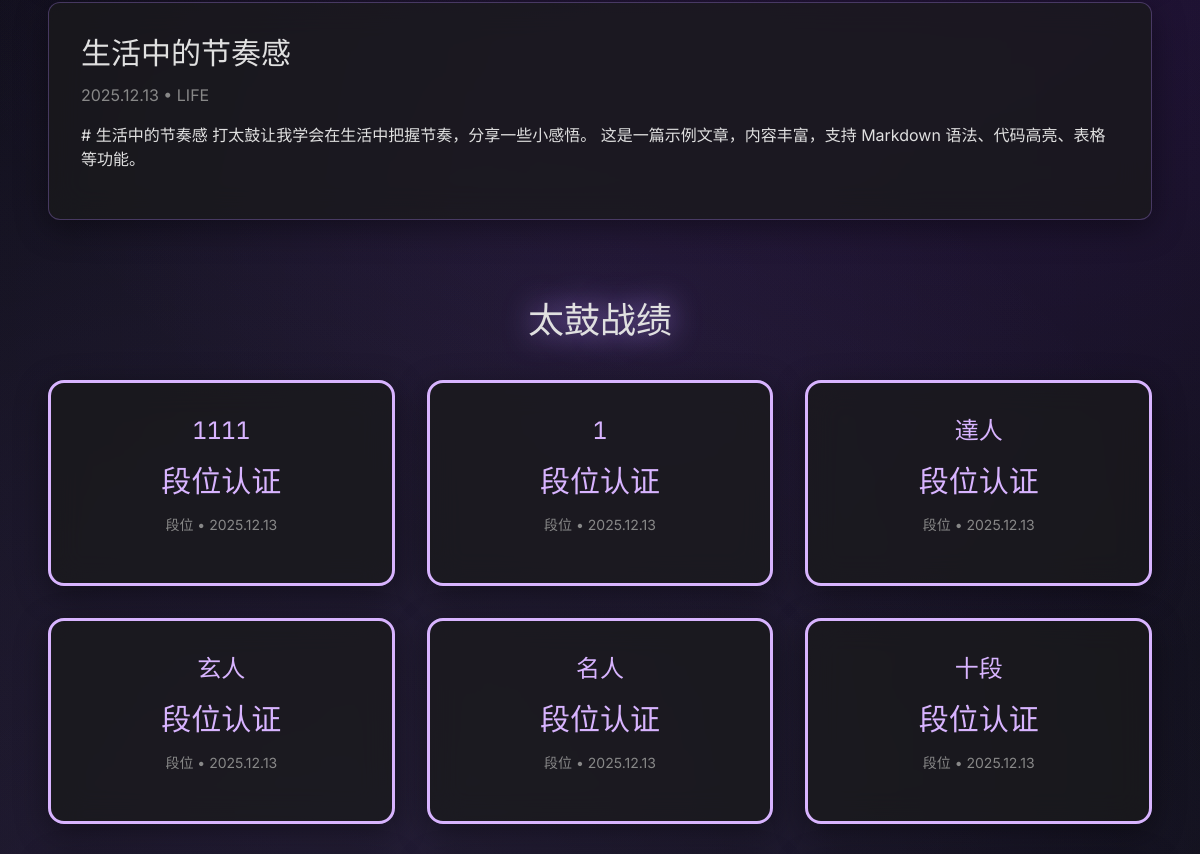
Page /archive/archive?category=LIFE (middle part) on the earlier database version.
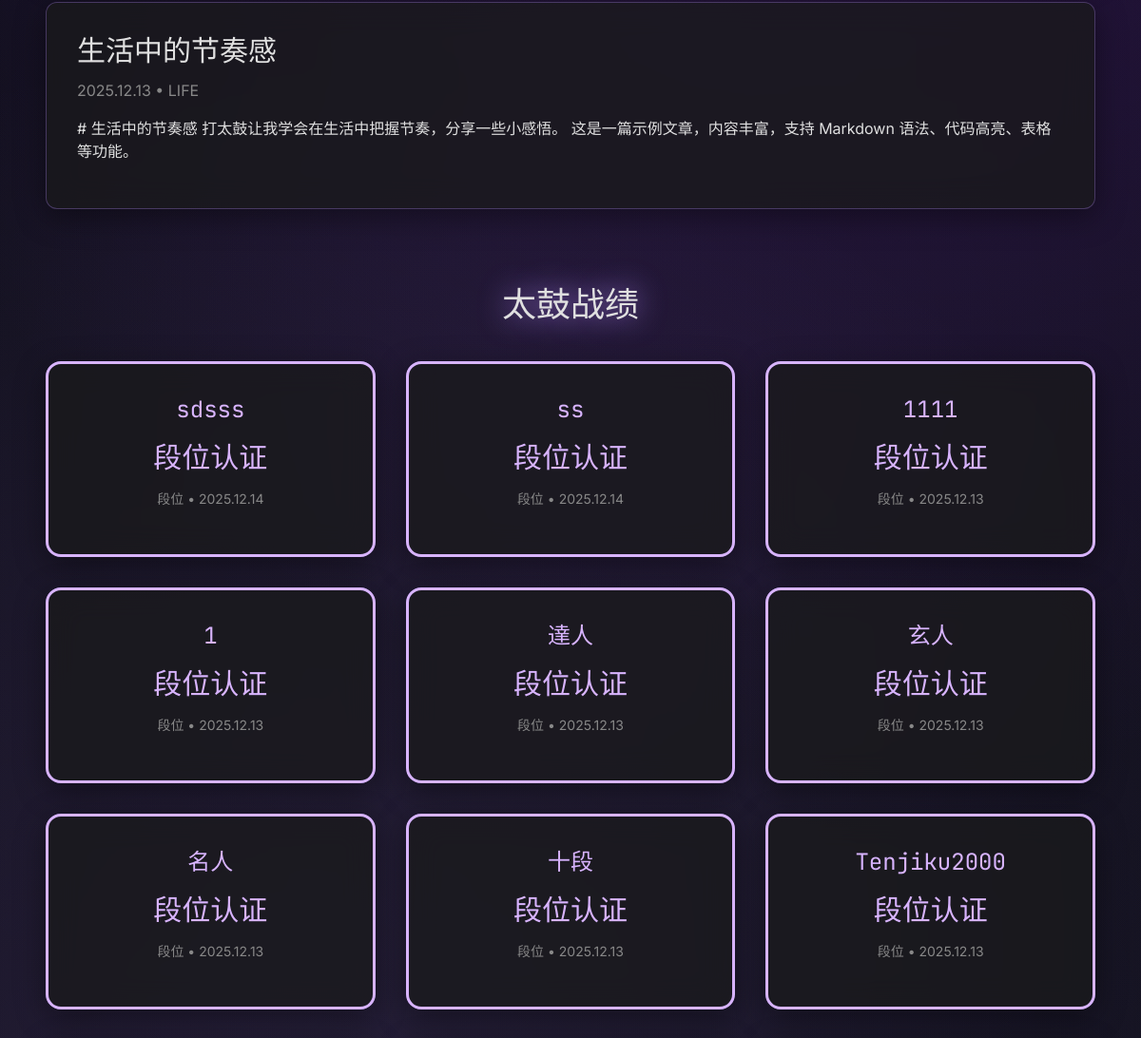
Same page on the later database version.
### models.py (models this page shows, shortened)
class Post(db.Model):
    __tablename__ = 'post'
    id = db.Column(db.Integer, primary_key=True)
    title = db.Column(db.String(200), nullable=False)
    slug = db.Column(db.String(200), unique=True, nullable=False, index=True)
    content = db.Column(db.Text, nullable=False)           # Markdown 原文
    content_html = db.Column(db.Text)                      # 渲染后 HTML（缓存）
    summary = db.Column(db.Text)                           # 摘要（可选）
    category = db.Column(db.Enum(Category), default=Category.TECH)
    tags = db.Column(db.String(200))                       # 逗号分隔
    cover_image = db.Column(db.String(200))
    is_published = db.Column(db.Boolean, default=True)
    view_count = db.Column(db.Integer, default=0)
    created_at = db.Column(db.DateTime, default=datetime.utcnow, index=True)
    updated_at = db.Column(db.DateTime, default=datetime.utcnow, onupdate=datetime.utcnow)
    is_pinned = db.Column(db.Boolean, default=False, index=True)  # 置顶
    author_id = db.Column(db.Integer, db.ForeignKey('user.id'), nullable=False)
    comments = db.relationship('Comment', backref='post', lazy='dynamic', cascade='all, delete-orphan')
    images = db.relationship(
        "PostImage",
        backref="post",
        lazy="dynamic",
        cascade="all, delete-orphan"
    )

class TaikoRecord(db.Model):
    __tablename__ = 'taiko_record'
    id = db.Column(db.Integer, primary_key=True)
    main_category = db.Column(db.Enum(TaikoMainCategory), nullable=False)
    sub_category = db.Column(db.Enum(TaikoSubCategory), nullable=True)
    name = db.Column(db.String(150), nullable=False)          # 段位名 或 歌曲名
    screenshot = db.Column(db.String(200))                    # 截图路径（可选）
    note = db.Column(db.Text)                                 # 说明（可选）
    played_at = db.Column(db.DateTime, default=datetime.utcnow)
    difficulty = db.Column(db.String(20))                     # 鬼 / 裏鬼
    score = db.Column(db.Integer)                             # 分数
    good = db.Column(db.Integer, default=0)
    ok = db.Column(db.Integer, default=0)
    bad = db.Column(db.Integer, default=0)
    crown = db.Column(db.Enum(CrownType), default=CrownType.CLEAR)
    player_id = db.Column(db.Integer, db.ForeignKey('user.id'), nullable=False)
    images = db.relationship(
        "TaikoRecordImage",
        backref="taiko_record",
        lazy="dynamic",
        cascade="all, delete-orphan"
    )

### archive/views.py (the view)
@archive_blueprint.route('/archive')
def archive():
    category = request.args.get('category')  # ?category=技术
    posts = Post.query.order_by(
        case(
            (Post.is_pinned == True, 0),  # 置顶优先级 0
            else_=1  # 非置顶优先级 1
        ),
        Post.updated_at.desc(),  # 置顶按更新时间排序
        Post.created_at.desc()  # 非置顶按创建时间排序
    )
    records = TaikoRecord.query.order_by(TaikoRecord.played_at.desc())
    if category:
        posts = posts.filter_by(category=category)
    return render_template('archive/archive.html', posts=posts.all(), records=records.all(), current_category=category)

### templates/archive/archive.html (shortened to what this page needs)
{% extends "base.html" %}
{% block content %}
<div class="max-w-6xl mx-auto px-6 py-20">
    {% if posts %}
    <div class="space-y-8 mb-20">
        {% for post in posts %}
        <div class="glass rounded-xl p-8 hover:border-primary transition relative">
            <h3 class="text-3xl font-mono mb-3">
                <a href="{{ url_for('post_detail', post_id=post.id) }}" class="hover:text-primary-glow">
                    {{ post.title }}
                </a>
            </h3>
            <p class="text-text-muted mb-4">
                {{ post.created_at.strftime('%Y.%m.%d') }} • {{ post.category.value }}
            </p>
            <p class="line-clamp-3">{{ post.content|striptags|truncate(200) }}</p>
        </div>
        {% endfor %}
    </div>
    {% endif %}
    {% if records %}
    <h2 class="text-4xl font-mono glow-text text-center mb-10">太鼓战绩</h2>
    <div class="grid grid-cols-1 md:grid-cols-3 gap-8">
        {% for record in records %}
        <a href="{{ url_for('taiko_detail', record_id=record.id) }}" class="block group">
            <div class="glass rounded-2xl p-8 text-center pixel-border hover:scale-105 transition">
                <h3 class="text-2xl font-mono mb-4 text-primary-glow group-hover:text-primary-glow">{{ record.name }}</h3>
                {% if record.main_category == 'SONG' and record.score %}
                    <p class="text-4xl font-mono my-4">{{ "{:,}".format(record.score) }}</p>
                {% else %}
                    <p class="text-3xl font-mono my-4 text-primary-glow">段位认证</p>
                {% endif %}
                <p class="text-sm text-text-muted">
                    {% if record.main_category == 'SONG' %}
                        {{ record.difficulty }} • {{ record.crown.value }}
                    {% else %}
                        段位
                    {% endif %}
                    • {{ record.played_at.strftime('%Y.%m.%d') }}
                </p>
            </div>
        </a>
        {% endfor %}
    </div>
    {% endif %}
</div>
{% endblock %}

Differences in the rows shown:
added TaikoRecord: name "sdsss", main_category "段位认证", played_at "2025.12.14"
added TaikoRecord: name "ss", main_category "段位认证", played_at "2025.12.14"
now on this page (row unchanged): TaikoRecord: name "Tenjiku2000", main_category "段位认证", played_at "2025.12.13"
